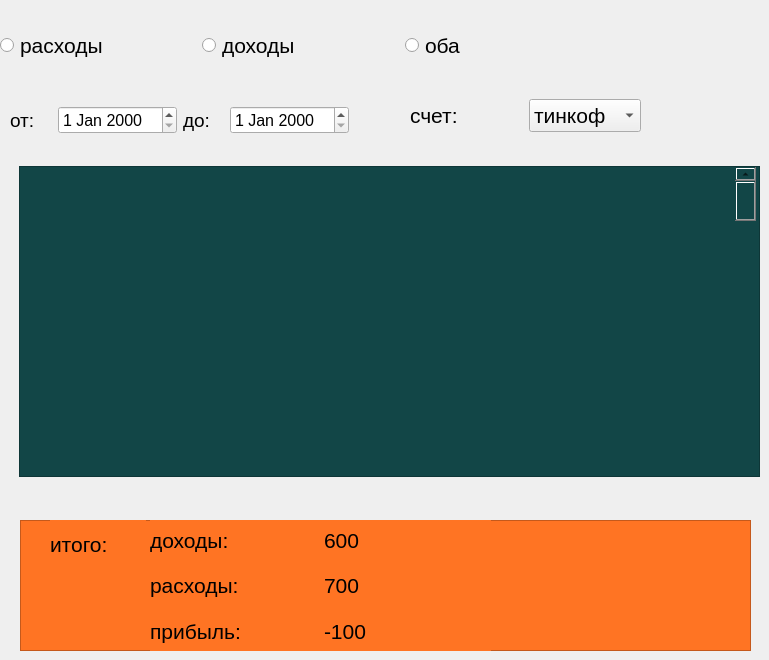
      <widget class="QWidget" name="tab_9">
       <attribute name="title">
        <string> АНАЛИЗ</string>
       </attribute>
       <widget class="QWidget" name="horizontalLayoutWidget_34">
        <property name="geometry">
         <rect>
          <x>0</x>
          <y>10</y>
          <width>601</width>
          <height>71</height>
         </rect>
        </property>
        <layout class="QHBoxLayout" name="horizontalLayout_38">
         <item>
          <widget class="QRadioButton" name="radioButton_16">
           <property name="font">
            <font>
             <pointsize>16</pointsize>
            </font>
           </property>
           <property name="text">
            <string>расходы</string>
           </property>
          </widget>
         </item>
         <item>
          <widget class="QRadioButton" name="radioButton_17">
           <property name="font">
            <font>
             <pointsize>16</pointsize>
            </font>
           </property>
           <property name="text">
            <string>доходы</string>
           </property>
          </widget>
         </item>
         <item>
          <widget class="QRadioButton" name="radioButton_18">
           <property name="font">
            <font>
             <pointsize>16</pointsize>
            </font>
           </property>
           <property name="text">
            <string>оба</string>
           </property>
          </widget>
         </item>
        </layout>
       </widget>
       <widget class="QWidget" name="horizontalLayoutWidget_35">
        <property name="geometry">
         <rect>
          <x>10</x>
          <y>90</y>
          <width>339</width>
          <height>61</height>
         </rect>
        </property>
        <layout class="QHBoxLayout" name="horizontalLayout_39">
         <item>
          <widget class="QLabel" name="label_51">
           <property name="font">
            <font>
             <pointsize>14</pointsize>
            </font>
           </property>
           <property name="text">
            <string>от:</string>
           </property>
          </widget>
         </item>
         <item>
          <widget class="QDateEdit" name="dateEdit_8">
           <property name="font">
            <font>
             <pointsize>12</pointsize>
            </font>
           </property>
          </widget>
         </item>
         <item>
          <widget class="QLabel" name="label_52">
           <property name="font">
            <font>
             <pointsize>14</pointsize>
            </font>
           </property>
           <property name="text">
            <string>до:</string>
           </property>
          </widget>
         </item>
         <item>
          <widget class="QDateEdit" name="dateEdit_9">
           <property name="font">
            <font>
             <pointsize>12</pointsize>
            </font>
           </property>
          </widget>
         </item>
        </layout>
       </widget>
       <widget class="QWidget" name="horizontalLayoutWidget_36">
        <property name="geometry">
         <rect>
          <x>410</x>
          <y>90</y>
          <width>231</width>
          <height>51</height>
         </rect>
        </property>
        <layout class="QHBoxLayout" name="horizontalLayout_40">
         <item>
          <widget class="QLabel" name="label_53">
           <property name="font">
            <font>
             <pointsize>16</pointsize>
            </font>
           </property>
           <property name="text">
            <string>счет:</string>
           </property>
          </widget>
         </item>
         <item>
          <widget class="QComboBox" name="comboBox_9">
           <property name="baseSize">
            <size>
             <width>100</width>
             <height>60</height>
            </size>
           </property>
           <property name="font">
            <font>
             <pointsize>16</pointsize>
            </font>
           </property>
           <item>
            <property name="text">
             <string>тинкоф</string>
            </property>
           </item>
           <item>
            <property name="text">
             <string>все</string>
            </property>
           </item>
           <item>
            <property name="text">
             <string>ALFA1</string>
            </property>
           </item>
          </widget>
         </item>
        </layout>
       </widget>
       <widget class="QScrollArea" name="scrollArea_3">
        <property name="geometry">
         <rect>
          <x>19</x>
          <y>166</y>
          <width>741</width>
          <height>311</height>
         </rect>
        </property>
        <property name="styleSheet">
         <string notr="true">background-color: rgb(203, 239, 255);
background-color: rgb(18, 70, 71);</string>
        </property>
        <property name="widgetResizable">
         <bool>true</bool>
        </property>
        <widget class="QWidget" name="scrollAreaWidgetContents_3">
         <property name="geometry">
          <rect>
           <x>0</x>
           <y>0</y>
           <width>739</width>
           <height>309</height>
          </rect>
         </property>
         <widget class="QScrollBar" name="verticalScrollBar_3">
          <property name="geometry">
           <rect>
            <x>715</x>
            <y>0</y>
            <width>21</width>
            <height>471</height>
           </rect>
          </property>
          <property name="orientation">
           <enum>Qt::Vertical</enum>
          </property>
         </widget>
        </widget>
       </widget>
       <widget class="QFrame" name="frame_3">
        <property name="geometry">
         <rect>
          <x>20</x>
          <y>520</y>
          <width>731</width>
          <height>131</height>
         </rect>
        </property>
        <property name="styleSheet">
         <string notr="true">background-color: rgb(255, 116, 35);</string>
        </property>
        <property name="frameShape">
         <enum>QFrame::StyledPanel</enum>
        </property>
        <property name="frameShadow">
         <enum>QFrame::Raised</enum>
        </property>
        <widget class="QLabel" name="label_54">
         <property name="geometry">
          <rect>
           <x>30</x>
           <y>0</y>
           <width>96</width>
           <height>49</height>
          </rect>
         </property>
         <property name="font">
          <font>
           <pointsize>16</pointsize>
          </font>
         </property>
         <property name="text">
          <string>итого:</string>
         </property>
        </widget>
        <widget class="QWidget" name="verticalLayoutWidget_3">
         <property name="geometry">
          <rect>
           <x>130</x>
           <y>0</y>
           <width>341</width>
           <height>131</height>
          </rect>
         </property>
         <layout class="QVBoxLayout" name="verticalLayout_3">
          <item>
           <layout class="QHBoxLayout" name="horizontalLayout_41">
            <item>
             <widget class="QLabel" name="label_55">
              <property name="font">
               <font>
                <pointsize>16</pointsize>
               </font>
              </property>
              <property name="text">
               <string>доходы:</string>
              </property>
             </widget>
            </item>
            <item>
             <widget class="QLabel" name="label_56">
              <property name="font">
               <font>
                <pointsize>16</pointsize>
               </font>
              </property>
              <property name="text">
               <string>600</string>
              </property>
             </widget>
            </item>
           </layout>
          </item>
          <item>
           <layout class="QHBoxLayout" name="horizontalLayout_42">
            <item>
             <widget class="QLabel" name="label_57">
              <property name="font">
               <font>
                <pointsize>16</pointsize>
               </font>
              </property>
              <property name="text">
               <string>расходы:</string>
              </property>
             </widget>
            </item>
            <item>
             <widget class="QLabel" name="label_58">
              <property name="font">
               <font>
                <pointsize>16</pointsize>
               </font>
              </property>
              <property name="text">
               <string>700</string>
              </property>
             </widget>
            </item>
           </layout>
          </item>
          <item>
           <layout class="QHBoxLayout" name="horizontalLayout_43">
            <item>
             <widget class="QLabel" name="label_59">
              <property name="font">
               <font>
                <pointsize>16</pointsize>
               </font>
              </property>
              <property name="text">
               <string>прибыль:</string>
              </property>
             </widget>
            </item>
            <item>
             <widget class="QLabel" name="label_60">
              <property name="font">
               <font>
                <pointsize>16</pointsize>
               </font>
              </property>
              <property name="text">
               <string>-100</string>
              </property>
             </widget>
            </item>
           </layout>
          </item>
         </layout>
        </widget>
       </widget>
      </widget>
